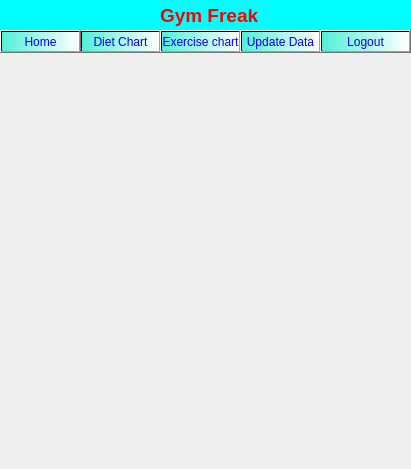
<?xml version="1.0" encoding="UTF-8"?>
<ui version="4.0">
 <class>dietchart</class>
 <widget class="QDialog" name="dietchart">
  <property name="geometry">
   <rect>
    <x>0</x>
    <y>0</y>
    <width>411</width>
    <height>469</height>
   </rect>
  </property>
  <property name="windowTitle">
   <string>Dialog</string>
  </property>
  <widget class="QLabel" name="label">
   <property name="geometry">
    <rect>
     <x>0</x>
     <y>0</y>
     <width>411</width>
     <height>51</height>
    </rect>
   </property>
   <property name="styleSheet">
    <string notr="true">background-color: rgb(0, 255, 255);</string>
   </property>
   <property name="text">
    <string/>
   </property>
  </widget>
  <widget class="QPushButton" name="pushButton_2">
   <property name="geometry">
    <rect>
     <x>80</x>
     <y>30</y>
     <width>81</width>
     <height>23</height>
    </rect>
   </property>
   <property name="styleSheet">
    <string notr="true">background-color: qlineargradient(spread:pad, x1:0, y1:0, x2:1, y2:0, stop:0 rgba(82, 239, 216, 255), stop:1 rgba(255, 255, 255, 255));
color: rgb(0, 0, 255);</string>
   </property>
   <property name="text">
    <string>Diet Chart</string>
   </property>
  </widget>
  <widget class="QPushButton" name="pushButton_3">
   <property name="geometry">
    <rect>
     <x>160</x>
     <y>30</y>
     <width>81</width>
     <height>23</height>
    </rect>
   </property>
   <property name="styleSheet">
    <string notr="true">background-color: qlineargradient(spread:pad, x1:0, y1:0, x2:1, y2:0, stop:0 rgba(82, 239, 216, 255), stop:1 rgba(255, 255, 255, 255));
color: rgb(0, 0, 255);</string>
   </property>
   <property name="text">
    <string>Exercise chart</string>
   </property>
  </widget>
  <widget class="QLabel" name="label_2">
   <property name="geometry">
    <rect>
     <x>160</x>
     <y>0</y>
     <width>111</width>
     <height>31</height>
    </rect>
   </property>
   <property name="text">
    <string>&lt;html&gt;&lt;head/&gt;&lt;body&gt;&lt;p&gt;&lt;span style=&quot; font-size:14pt; font-weight:600; color:#ff0000;&quot;&gt;Gym Freak&lt;/span&gt;&lt;/p&gt;&lt;/body&gt;&lt;/html&gt;</string>
   </property>
  </widget>
  <widget class="QPushButton" name="pushButton_4">
   <property name="geometry">
    <rect>
     <x>240</x>
     <y>30</y>
     <width>81</width>
     <height>23</height>
    </rect>
   </property>
   <property name="styleSheet">
    <string notr="true">background-color: qlineargradient(spread:pad, x1:0, y1:0, x2:1, y2:0, stop:0 rgba(82, 239, 216, 255), stop:1 rgba(255, 255, 255, 255));
color: rgb(0, 0, 255);</string>
   </property>
   <property name="text">
    <string>Update Data</string>
   </property>
  </widget>
  <widget class="QPushButton" name="pushButton_5">
   <property name="geometry">
    <rect>
     <x>320</x>
     <y>30</y>
     <width>91</width>
     <height>23</height>
    </rect>
   </property>
   <property name="styleSheet">
    <string notr="true">background-color: qlineargradient(spread:pad, x1:0, y1:0, x2:1, y2:0, stop:0 rgba(82, 239, 216, 255), stop:1 rgba(255, 255, 255, 255));
color: rgb(0, 0, 255);</string>
   </property>
   <property name="text">
    <string>Logout</string>
   </property>
  </widget>
  <widget class="QPushButton" name="pushButton">
   <property name="geometry">
    <rect>
     <x>0</x>
     <y>30</y>
     <width>81</width>
     <height>23</height>
    </rect>
   </property>
   <property name="styleSheet">
    <string notr="true">background-color: qlineargradient(spread:pad, x1:0, y1:0, x2:1, y2:0, stop:0 rgba(82, 239, 216, 255), stop:1 rgba(255, 255, 255, 255));
color: rgb(0, 0, 255);</string>
   </property>
   <property name="text">
    <string>Home</string>
   </property>
  </widget>
  <widget class="QLabel" name="label_3">
   <property name="geometry">
    <rect>
     <x>6</x>
     <y>62</y>
     <width>401</width>
     <height>391</height>
    </rect>
   </property>
   <property name="text">
    <string/>
   </property>
   <property name="pixmap">
    <pixmap resource="image.qrc">:/WEEKLY MEAL PLANNER.jpg</pixmap>
   </property>
   <property name="scaledContents">
    <bool>true</bool>
   </property>
  </widget>
 </widget>
 <resources>
  <include location="image.qrc"/>
 </resources>
 <connections/>
</ui>
